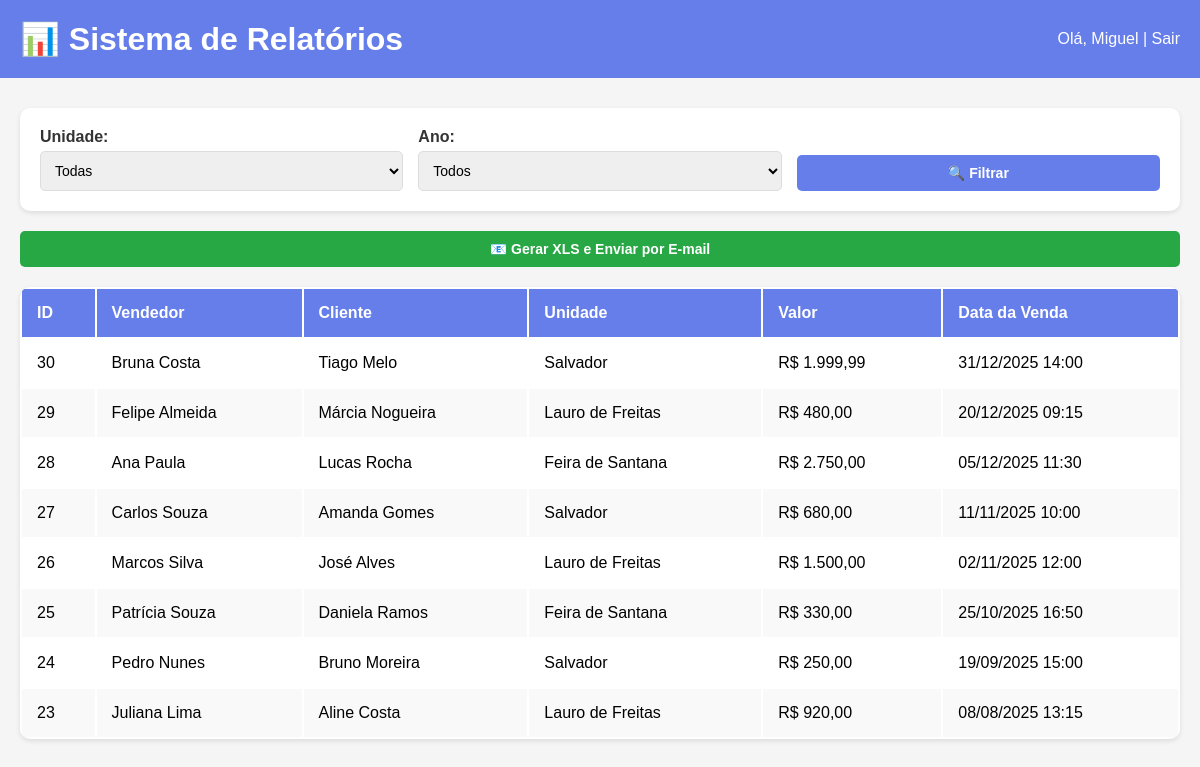
Page /app/public/dashboard.php (signed in) on the committed database.
### tables this page shows
CREATE TABLE vendas (
    id INT AUTO_INCREMENT PRIMARY KEY,
    vendedor VARCHAR(100) NOT NULL,
    cliente VARCHAR(100) NOT NULL,
    unidade ENUM('Salvador', 'Feira de Santana', 'Lauro de Freitas') NOT NULL,
    valor_venda DECIMAL(10,2) NOT NULL,
    data_venda TIMESTAMP NOT NULL DEFAULT CURRENT_TIMESTAMP,
    criado_em DATETIME DEFAULT CURRENT_TIMESTAMP
);

### app/src/dashboard.php (called while the page is built, shortened)
<?php
$pdo = getConnection();
$sql = "SELECT * FROM vendas WHERE 1=1";
$params = [];
$sql .= " ORDER BY data_venda DESC LIMIT 8";
$stmt = $pdo->prepare($sql);
$stmt->execute($params);
$vendas = $stmt->fetchAll(PDO::FETCH_ASSOC);
?>

### app/public/dashboard.php (the view, shortened to what this page needs)
<?php require_once __DIR__ . '/../src/dashboard.php';?>
<!DOCTYPE html>
<html lang="pt-BR">
<head>
</head>
<body>
    <div class="header">
        <h1>📊 Sistema de Relatórios</h1>
        <div>
            Olá, <?= htmlspecialchars($_SESSION['usuario_nome']) ?> |
            <a href="logout.php">Sair</a>
        </div>
    </div>
    <div class="container">
        <div class="filtros">
            <form method="GET">
                <div class="form-group">
                    <label>Unidade:</label>
                    <select name="unidade">
                        <option value="">Todas</option>
                    </select>
                </div>
                <div class="form-group">
                    <label>Ano:</label>
                    <select name="ano">
                        <option value="">Todos</option>
                    </select>
                </div>
                <div class="form-group">
                    <button type="submit">🔍 Filtrar</button>
                </div>
            </form>
        </div>
        <form method="POST" style="margin-bottom: 20px;">
            <button type="submit" name="gerar_relatorio" class="success">
                📧 Gerar XLS e Enviar por E-mail
            </button>
        </form>
        <table>
            <thead>
                <tr>
                    <th>ID</th>
                    <th>Vendedor</th>
                    <th>Cliente</th>
                    <th>Unidade</th>
                    <th>Valor</th>
                    <th>Data da Venda</th>
                </tr>
            </thead>
            <tbody>
                <?php foreach ($vendas as $venda): ?>
                <tr>
                    <td><?= $venda['id'] ?></td>
                    <td><?= htmlspecialchars($venda['vendedor']) ?></td>
                    <td><?= htmlspecialchars($venda['cliente']) ?></td>
                    <td><?= htmlspecialchars($venda['unidade']) ?></td>
                    <td>R$ <?= number_format($venda['valor_venda'], 2, ',', '.') ?></td>
                    <td><?= date('d/m/Y H:i', strtotime($venda['data_venda'])) ?></td>
                </tr>
                <?php endforeach; ?>
            </tbody>
        </table>
    </div>
</body>
</html>

### app/public/dashboard.php (style rules this page uses)
* { margin: 0; padding: 0; box-sizing: border-box; }
body { font-family: Arial, sans-serif; background: #f5f5f5; }
.header { background: #667eea; color: white; padding: 20px; display: flex; justify-content: space-between; align-items: center; }
.container { max-width: 1200px; margin: 30px auto; padding: 0 20px; }
.filtros { background: white; padding: 20px; border-radius: 10px; margin-bottom: 20px; box-shadow: 0 2px 5px rgba(0,0,0,0.1); }
.filtros form { display: flex; gap: 15px; flex-wrap: wrap; align-items: end; }
.form-group { flex: 1; min-width: 200px; }
label { display: block; margin-bottom: 5px; font-weight: bold; color: #333; }
select, button { width: 100%; padding: 10px; border: 1px solid #ddd; border-radius: 5px; font-size: 14px; }
button { background: #667eea; color: white; border: none; cursor: pointer; font-weight: bold; }
button.success { background: #28a745; }
table { width: 100%; background: white; border-radius: 10px; overflow: hidden; box-shadow: 0 2px 5px rgba(0,0,0,0.1); }
th, td { padding: 15px; text-align: left; }
th { background: #667eea; color: white; }
tr:nth-child(even) { background: #f9f9f9; }
a { color: white; text-decoration: none; }

### rows in the picture
vendas: id "30", vendedor "Bruna Costa", cliente "Tiago Melo", unidade "Salvador", valor_venda "1.999,99", data_venda "31/12/2025 14:00"
vendas: id "29", vendedor "Felipe Almeida", cliente "Márcia Nogueira", unidade "Lauro de Freitas", valor_venda "480,00", data_venda "20/12/2025 09:15"
vendas: id "28", vendedor "Ana Paula", cliente "Lucas Rocha", unidade "Feira de Santana", valor_venda "2.750,00", data_venda "05/12/2025 11:30"
vendas: id "27", vendedor "Carlos Souza", cliente "Amanda Gomes", unidade "Salvador", valor_venda "680,00", data_venda "11/11/2025 10:00"
vendas: id "26", vendedor "Marcos Silva", cliente "José Alves", unidade "Lauro de Freitas", valor_venda "1.500,00", data_venda "02/11/2025 12:00"
vendas: id "25", vendedor "Patrícia Souza", cliente "Daniela Ramos", unidade "Feira de Santana", valor_venda "330,00", data_venda "25/10/2025 16:50"
vendas: id "24", vendedor "Pedro Nunes", cliente "Bruno Moreira", unidade "Salvador", valor_venda "250,00", data_venda "19/09/2025 15:00"
vendas: id "23", vendedor "Juliana Lima", cliente "Aline Costa", unidade "Lauro de Freitas", valor_venda "920,00", data_venda "08/08/2025 13:15"

### other values in the picture
$_SESSION['usuario_nome'] "Miguel"
